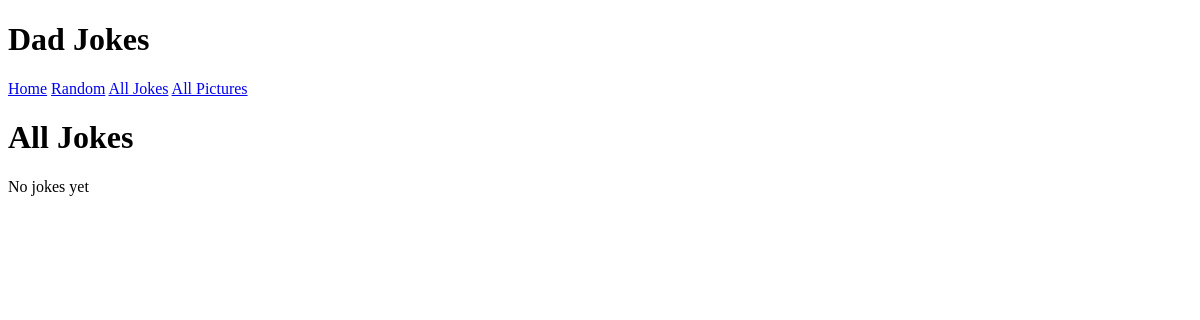
Before: /dadjokes/jokes with the older database file.
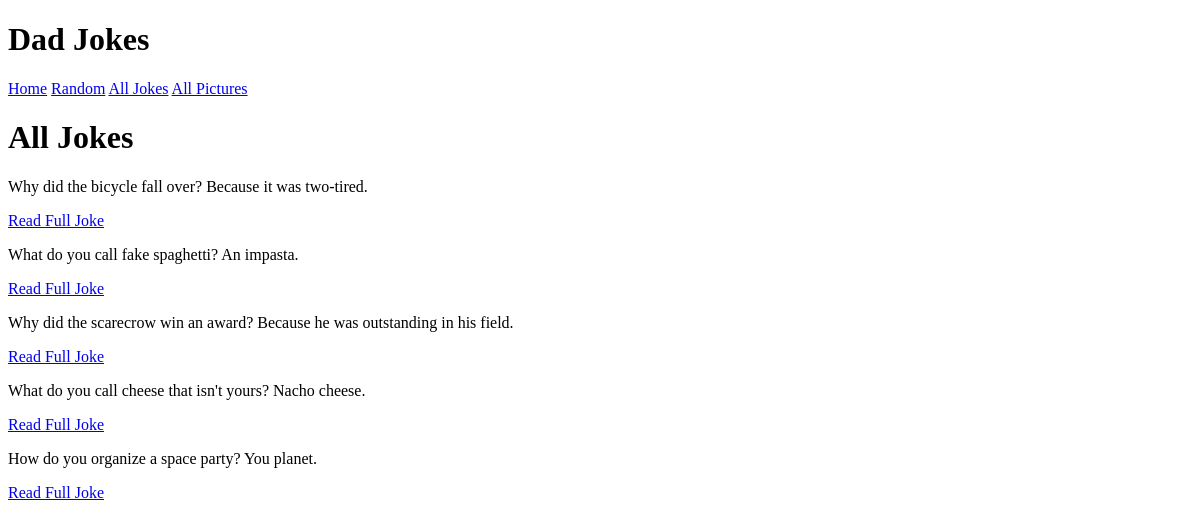
After: the same page with the newer database file.
### dadjokes/models.py (models this page shows, shortened)
class Joke(models.Model):
    text = models.TextField()
    contributor = models.CharField(max_length=100)
    created_at = models.DateTimeField(auto_now_add=True)

### dadjokes/views.py (the view)
# urls.py: path("jokes", views.jokes_page, name="jokes"),
def jokes_page(request):
    jokes = Joke.objects.all()
    return render(request, "dadjokes/jokes.html", {"jokes": jokes})

### dadjokes/templates/dadjokes/jokes.html
{% extends "dadjokes/base.html" %}
{% block content %}
    <h1>All Jokes</h1>
    {% for joke in jokes %}
        <p>{{ joke.text }}</p>
        <a href="{% url 'dadjokes:joke' joke.pk %}">
            Read Full Joke
        </a>
    {% empty %}
        <p>No jokes yet</p>
    {% endfor %}
{% endblock %}

Changed rows visible on the page:
added Joke: text "Why did the bicycle fall over? Because it was two-tired."
added Joke: text "What do you call fake spaghetti? An impasta."
added Joke: text "Why did the scarecrow win an award? Because he was outstanding in his field."
added Joke: text "What do you call cheese that isn't yours? Nacho cheese."
added Joke: text "How do you organize a space party? You planet."
Other visible differences:
text no longer shown: "No jokes yet"
